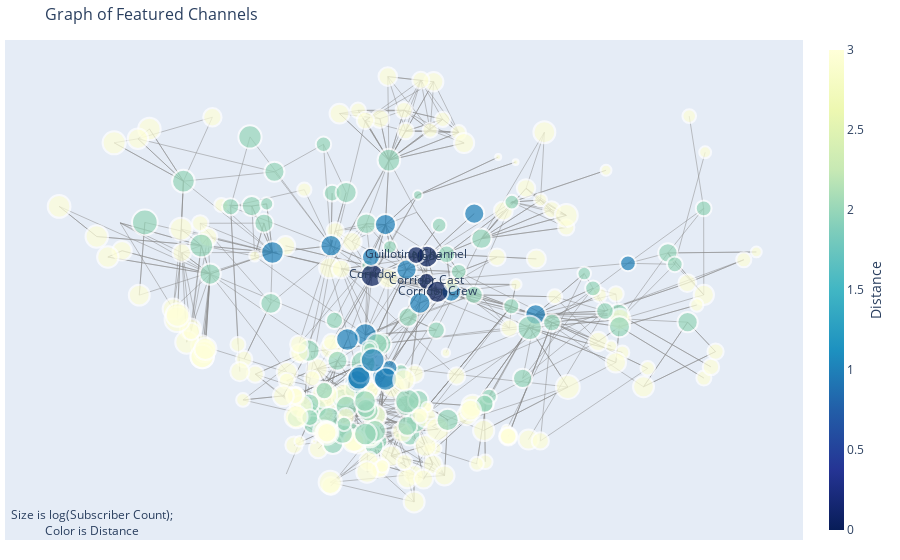

Write notebook code for a chart like this one.
### Code cell
fig = network_graphs.plotly_network_graph(G, "Distance")
fig

### Figure 1 — Plotly figure (JSON) as saved in the notebook; plotly's stock layout.template omitted (floating-point values rounded to 4 significant figures; data arrays with more than 128 entries replaced by an {"elided": "..."} marker saying what was removed)
{"data": [{"hoverinfo": "none", "line": {"color": "#888", "width": 0.5}, "mode": "lines", "type": "scatter", "x": {"elided": "2463 float values"}, "y": {"elided": "2463 float values"}}, {"hoverinfo": "text", "hovertext": {"elided": "297 str values"}, "marker": {"color": {"elided": "297 int values"}, "colorbar": {"thickness": 15, "title": {"side": "right", "text": "Distance"}, "xanchor": "left"}, "colorscale": [[0, "rgb(255,255,217)"], [0.125, "rgb(237,248,177)"], [0.25, "rgb(199,233,180)"], [0.375, "rgb(127,205,187)"], [0.5, "rgb(65,182,196)"], [0.625, "rgb(29,145,192)"], [0.75, "rgb(34,94,168)"], [0.875, "rgb(37,52,148)"], [1, "rgb(8,29,88)"]], "line": {"width": 2}, "reversescale": true, "showscale": true, "size": {"elided": "297 float values"}}, "mode": "markers+text", "text": {"elided": "297 str values"}, "type": "scatter", "x": {"elided": "297 float values"}, "y": {"elided": "297 float values"}}], "layout": {"annotations": [{"showarrow": false, "text": "Size is log(Subscriber Count);<br>Color is Distance", "x": 0.005, "xref": "paper", "y": -0.002, "yref": "paper"}], "autosize": true, "hovermode": "closest", "margin": {"b": 20, "l": 5, "r": 5, "t": 40}, "scene": {"aspectmode": "data"}, "showlegend": false, "title": {"font": {"size": 16}, "text": "Graph of Featured Channels"}, "xaxis": {"autorange": true, "range": [-0.6946, 0.9509], "showgrid": false, "showticklabels": false, "type": "linear", "zeroline": false}, "yaxis": {"autorange": true, "range": [-0.4056, 0.9573], "showgrid": false, "showticklabels": false, "type": "linear", "zeroline": false}}}
